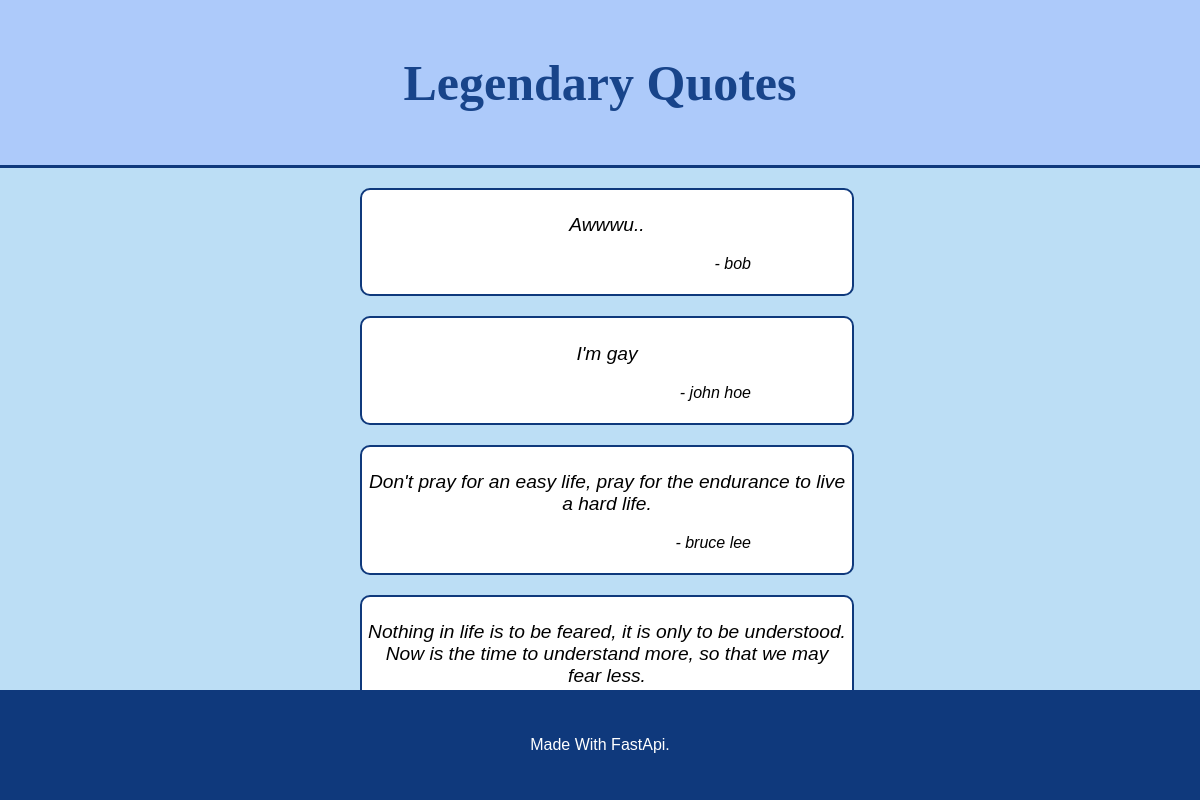
/all-quotes, run on the app's committed database.
### models.py (models this page shows)
class Quote(Base):
    __tablename__ = "quotes"
    id = Column(Integer, primary_key=True, index=True)
    author = Column(String, index=True, nullable=False)
    text = Column(String, index=True, nullable=False)

### main.py (the view)
@app.get("/api/all-quotes", response_model=list[schemas.QuoteOut])
def get_all_quotes(db: Session = Depends(get_db)):
    all_quotes = db.query(models.Quote).all()
    return all_quotes

### templates/quotes.html (shortened to what this page needs)
<!DOCTYPE html>
<html lang="en">
<head>
    <link rel="stylesheet" href="/static/style.css">
</head>
<body>
    <header>
        <h1>Legendary Quotes</h1>
    </header>
    <main class="main">
        {% if quotes|length == 0 %}
                <p style="color: #02293f; font-weight: bold; background-color: #ffe6e6; padding: 1em; border-radius: 6px;">
                    No quotes found!
                </p>
        {% else %}
            {% for quote in quotes %}
                <div class="quote-box">
                    <p class="text">{{ quote.text }}</p>
                    <p class="author">- {{ quote.author }}</p>
                </div>
            {% endfor %}
        {% endif %}
    </main>
    <footer class="footer">
        <p>Made With FastApi.</p>
    </footer>
</body>
</html>

### static/style.css (style rules this page uses)
body { margin: 0; padding: 0; text-align: center; background-color: #bcdef5; }
h1 { color: #18448a; font-size: 50px; }
header { background-color: #adcafa; padding: 20px; border-bottom: 3px solid #0f397c; }
.main { width: 40%; margin: auto; }
.quote-box { width: 100%; max-width: 600px; margin: 20px auto; padding: 5px; border: 2px solid #0f397c; border-radius: 10px; background-color: white; font-family: Arial, Helvetica, sans-serif; font-weight: lighter; font-style: italic; text-align: center; }
.text { font-size: 1.2rem; }
.author { width: 80%; text-align: right; }
footer { width: 100%; padding: 30px 0; background-color: #0f397c; text-align: center; color: white; position: fixed; bottom: 0; left: 0; font-family: Verdana, Geneva, Tahoma, sans-serif; }

### data on the page
Quote: text "Awwwu..", author "bob"
Quote: text "I'm gay", author "john hoe"
Quote: text "Don't pray for an easy life, pray for the endurance to live a hard life.", author "bruce lee"
Quote: text "Nothing in life is to be feared, it is only to be understood. Now is the time to understand more, so that we may fear less."
